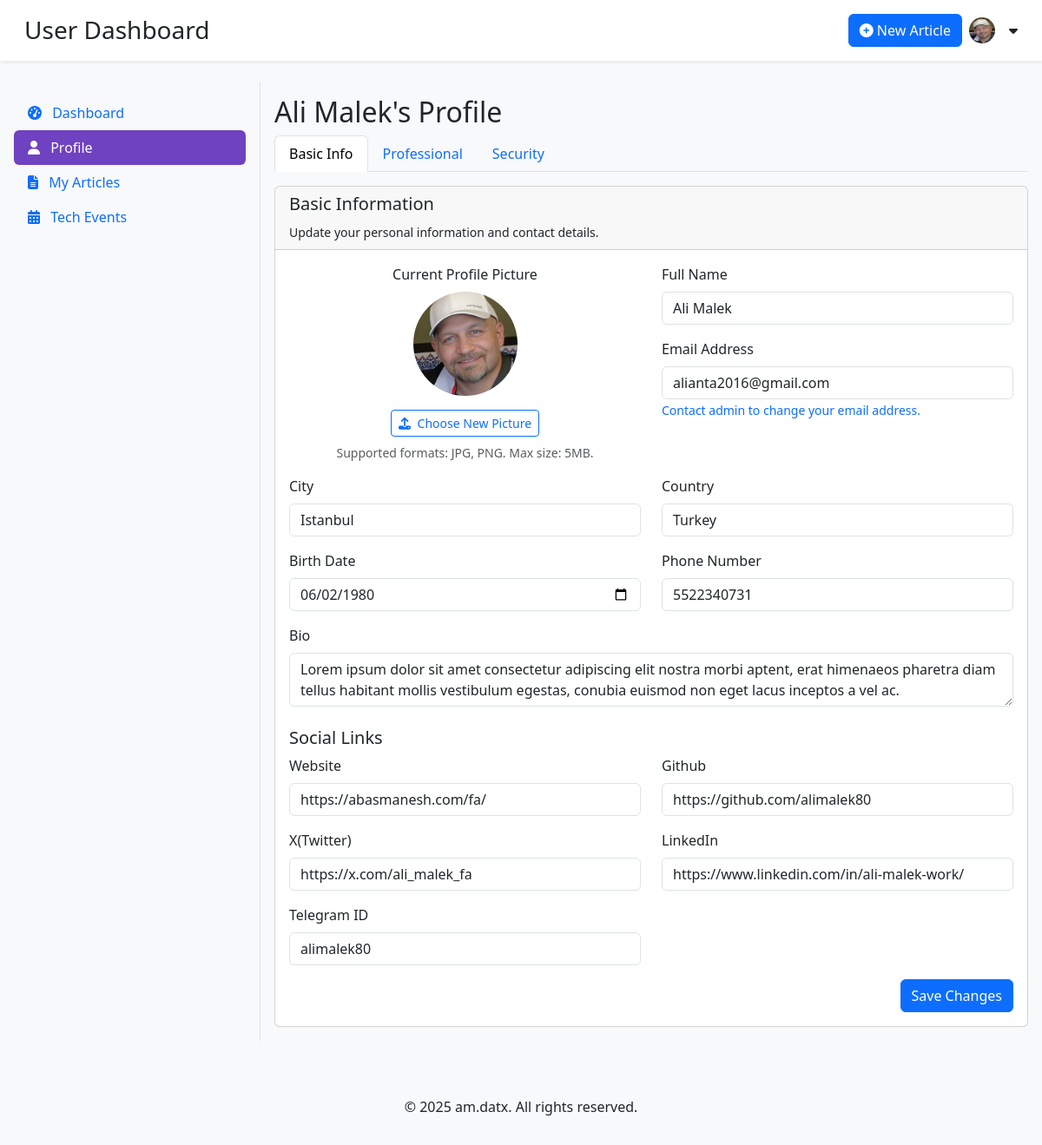
Page /dashboard/profile/ (signed in) on the committed database.
### accounts/models.py (models this page shows, shortened)
class CustomUser(AbstractBaseUser, PermissionsMixin):
    email = models.EmailField(unique=True)
    is_staff = models.BooleanField(default=False)
    is_active = models.BooleanField(default=False)
    date_joined = models.DateTimeField(default=timezone.now)
    email_verified = models.BooleanField(default=False)
    USERNAME_FIELD = "email"
    REQUIRED_FIELDS = []
    objects = CustomUserManager()

### dashboard/models.py (models this page shows, shortened)
class Profile(models.Model):
    user = models.OneToOneField(
        settings.AUTH_USER_MODEL,
        on_delete=models.CASCADE,
        related_name='profile'
    )
    image = models.ImageField(
        _('Profile Image'),
        upload_to=user_profile_image_path,
        blank=True,
        default='profiles/fallback-profile-image.jpg'
    )
    phone = models.CharField(_('phone'), max_length=20, blank=True)
    linkedin = models.URLField(_('LinkedIn'), blank=True)
    github = models.URLField(_('GitHub'), blank=True)
    website = models.URLField(_('Website'), blank=True)
    x_account = models.URLField(_('X (Twitter)'), blank=True)
    telegram = models.CharField(_('Telegram'), max_length=50, blank=True)
    city = models.CharField(_('City'), max_length=100, blank=True)
    country = models.CharField(_('Country'), blank=True, max_length=100)
    full_name = models.CharField(_('Full Name'), max_length=150, blank=True)
    birthdate = models.DateField(_('Birthdate'), max_length=100, blank=True, null=True)
    bio = models.TextField(_('Bio'), blank=True)

### dashboard/views.py (the view)
# urls.py: path('profile/', views.profile_view, name='profile_view'),
@login_required
def profile_view(request):
    profile = get_object_or_404(Profile, user=request.user)
    logger.info("🔥 profile_view: Request method: %s", request.method)
    if request.method == 'POST':
        logger.info("🔥 profile_view: Form submitted here (NOT edit_profile!)")
        form = ProfileForm(request.POST, request.FILES, instance=profile)
        if form.is_valid():
            logger.info("✅ Form is valid.")
            if 'image' in request.FILES:
                logger.info("🔄 Deleting old images for user: %s", request.user.id)
                delete_user_profile_images(request.user)
                messages.success(request, "Profile picture updated successfully.")
            form.save()
            messages.success(request, "Profile saved successfully.")
            return redirect('profile_view')
        else:
            logger.error("❌ Form is invalid.")
            logger.error(form.errors)
            messages.error(request, "Please fix the errors below.")
    else:
        form = ProfileForm(instance=profile)
    return render(request, 'dashboard/profile/view_profile.html', {
        'form': form,
        'profile': profile
    })

### dashboard/forms.py
class ProfileForm(forms.ModelForm):
    class Meta:
        model = Profile
        exclude = ['user']
        fields = [
            'image', 'full_name', 'phone', 'city', 'country',
            'birthdate', 'bio',
            'linkedin', 'github', 'website', 'x_account', 'telegram'
        ]
        labels = {
            'x_account': 'X(Twitter)',
            'image': 'Profile Image',
            'full_name': 'Full Name',
            'phone': 'Phone Number',
            'city': 'City',
            'country': 'Country',
            'birthdate': 'Birth Date',
            'bio': 'Bio',
            'linkedin': 'LinkedIn',
            'github': 'Github',
            'website': 'Website',
            'telegram': 'Telegram ID',
        }

### dashboard/templates/dashboard/profile/view_profile.html (shortened to what this page needs)
{% extends "base-dashboard.html" %}
{% load static %}
{% block content %}
<h2>{{ profile.full_name }}'s Profile</h2>
    <ul class="nav nav-tabs">
        <li class="nav-item">
            <a href="#basic-info" class="nav-link active" data-bs-toggle="tab">Basic Info</a>
        </li>
        <li class="nav-item">
            <a href="#professional" class="nav-link" data-bs-toggle="tab">Professional</a>
        </li>
        <li class="nav-item">
            <a href="#security" class="nav-link" data-bs-toggle="tab">Security</a>
        </li>
    </ul>
    <div class="tab-content mt-3">
        <div id="basic-info" class="tab-pane fade show active">
            {% include 'dashboard/profile/basic_info.html' %}
        </div>
    </div>
{% endblock %}

### templates/base-dashboard.html (shortened to what this page needs)
{% load static %}
<!DOCTYPE html>
<html lang="en">
<head>
    <link href="https://cdn.jsdelivr.net/npm/bootstrap@5.3.2/dist/css/bootstrap.min.css" rel="stylesheet">
    <link rel="stylesheet" href="https://cdnjs.cloudflare.com/ajax/libs/font-awesome/6.4.2/css/all.min.css">
    <link rel="stylesheet" href="{% static 'css/style_dashboard.css' %}">
</head>
<body>
<header class="bg-white shadow-sm p-3 mb-4">
    <div class="container-fluid">
        <div class="d-flex align-items-center justify-content-between">
            <h3 class="mb-0">User Dashboard</h3>
            <div class="d-flex align-items-center">
                <a href="#" class="btn btn-primary me-2"><i class="fas fa-plus-circle"></i> New Article</a>
                <div class="dropdown">
                    <a href="#" class="text-decoration-none text-dark d-flex align-items-center gap-2"
                       data-bs-toggle="dropdown">
                        <img src="{{ request.user.profile.image.url }}" alt="Profile Picture"
                             class="rounded-circle avatar-sm"/>
                        <i class="fas fa-caret-down"></i>
                    </a>
                </div>
            </div>
        </div>
    </div>
</header>
<div class="container-fluid">
    <div class="row">
        <aside class="col-md-3 bg-light p-3 border-end">
            <ul class="nav flex-column nav-pills">
                <li class="nav-item">
                    <a href="{% url 'dashboard_home' %}"
                       class="nav-link {% if 'dashboard_home' in request.resolver_match.view_name %}active{% endif %}">
                        <i class="fas fa-tachometer-alt me-2"></i> Dashboard
                    </a>
                </li>
                <li class="nav-item">
                    <a href="{% url 'profile_view' %}"
                       class="nav-link {% if 'profile_view' in request.resolver_match.view_name %}active{% endif %}">
                        <i class="fas fa-user me-2"></i> Profile
                    </a>
                </li>
                <li class="nav-item">
                    <a href="#" class="nav-link">
                        <i class="fas fa-file-alt me-2"></i> My Articles
                    </a>
                </li>
                <li class="nav-item">
                    <a href="#" class="nav-link">
                        <i class="fas fa-calendar-alt me-2"></i> Tech Events
                    </a>
                </li>
            </ul>
        </aside>
        <main class="col-md-9 p-3">
            {% block content %}{% endblock %}
        </main>
    </div>
</div>
<footer class="bg-light py-3 mt-5">
    <div class="container">
        <p class="text-center">&copy; {% now "Y" %} am.datx. All rights reserved.</p>
    </div>
</footer>
</body>
</html>

### dashboard/templates/dashboard/profile/basic_info.html (shortened to what this page needs)
<div class="card">
    <div class="card-header">
        <h5>Basic Information</h5>
        <small>Update your personal information and contact details.</small>
    </div>
    <div class="card-body">
        <form method="post" enctype="multipart/form-data">
            <div class="row mb-3">
                <div class="col-md-6 text-center">
                    <label class="form-label">Current Profile Picture</label><br>
                    <img id="image-preview"
                         src="{{ profile.image.url }}"
                         alt="Profile Picture"
                         class="rounded-circle mb-2"
                         style="width: 120px; height: 120px; object-fit: cover;">
                    <div class="mt-2">
                        <label for="id_image" class="btn btn-outline-primary btn-sm">
                            <i class="fas fa-upload me-1"></i> Choose New Picture
                        </label>
                    </div>
                    <small class="text-muted d-block mt-2">
                        Supported formats: JPG, PNG. Max size: 5MB.
                    </small>
                </div>
                <div class="col-md-6">
                    <div class="mb-3">
                        <label for="full_name" class="form-label">{{ form.full_name.label }}</label>
                        <input type="text" class="form-control" id="full_name" name="full_name"
                               value="{{ form.full_name.value|default_if_none:'' }}">
                    </div>
                    <div class="mb-3">
                        <label for="email_address" class="form-label">Email Address</label>
                        <input type="email" id="email_address" class="form-control" value="{{ request.user.email }}"
                               readonly>
                        <small class="text-muted">
                            <a href="mailto:admin@example.com?subject=Request%20to%20Change%20Email&body=Dear%20Admin,%0D%0AI%20would%20like%20to%20request%20a%20change%20to%20my%20email%20address.%0D%0ACurrent%20Email:%20{{ request.user.email }}%0D%0APlease%20let%20me%20know%20the%20next%20steps.%0D%0DThanks,%0D[Your%20Name]]"
                               class="text-decoration-none">
                                Contact admin to change your email address.
                            </a>
                        </small>
                    </div>
                </div>
            </div>
            <div class="row mb-3">
                <div class="col-md-6">
                    <label for="city" class="form-label">{{ form.city.label }}</label>
                    <input type="text" class="form-control" id="city" name="city"
                           value="{{ form.city.value|default_if_none:'' }}">
                </div>
                <div class="col-md-6">
                    <label for="country" class="form-label">{{ form.country.label }}</label>
                    <input type="text" class="form-control" id="country" name="country"
                           value="{{ form.country.value|default_if_none:'' }}">
                </div>
            </div>
            <div class="row mb-3">
                <div class="col-md-6">
                    <label for="id_birthdate" class="form-label">{{ form.birthdate.label }}</label>
                    <input type="date" class="form-control" id="id_birthdate" name="birthdate"
                           value="{% if form.birthdate.value %}{{ form.birthdate.value|date:'Y-m-d' }}{% endif %}">
                </div>
                <div class="col-md-6">
                    <label for="phone" class="form-label">{{ form.phone.label }}</label>
                    <input type="tel" class="form-control" id="phone" name="phone"
                           value="{{ form.phone.value|default_if_none:'' }}">
                </div>
            </div>
            <div class="mb-3">
                <label for="bio" class="form-label">{{ form.bio.label }}</label>
                <textarea id="bio" class="form-control" name="bio">{{ form.bio.value|default_if_none:'' }}</textarea>
            </div>
            <h5 class="mt-4">Social Links</h5>
            <div class="row mb-3">
                <div class="col-md-6">
                    <label for="website" class="form-label">{{ form.website.label }}</label>
                    <input type="url" class="form-control" id="website" name="website"
                           value="{{ form.website.value|default_if_none:'' }}">
                </div>
                <div class="col-md-6">
                    <label for="github" class="form-label">{{ form.github.label }}</label>
                    <input type="url" class="form-control" id="github" name="github"
                           value="{{ form.github.value|default_if_none:'' }}">
                </div>
            </div>
            <div class="row mb-3">
                <div class="col-md-6">
                    <label for="x_account" class="form-label">{{ form.x_account.label }}</label>
                    <input type="url" class="form-control" id="x_account" name="x_account"
                           value="{{ form.x_account.value|default_if_none:'' }}">
                </div>
                <div class="col-md-6">
                    <label for="linkedin" class="form-label">{{ form.linkedin.label }}</label>
                    <input type="url" class="form-control" id="linkedin" name="linkedin"
                           value="{{ form.linkedin.value|default_if_none:'' }}">
                </div>
            </div>
            <div class="row mb-3">
                <div class="col-md-6">
                    <label for="id_telegram" class="form-label">{{ form.telegram.label }}</label>
                    <input type="text" class="form-control" id="id_telegram" name="telegram"
                           value="{{ form.telegram.value|default_if_none:'' }}"
                           placeholder="e.g., @username or 123456789">
                </div>
            </div>
            <button type="submit" class="btn btn-primary float-end">Save Changes</button>
        </form>
    </div>
</div>

### static/css/style_dashboard.css (style rules this page uses)
body { background-color: #f8f9fa; }
.avatar-sm { width: 30px; height: 30px; }
.nav-pills .nav-link.active { background-color: #6f42c1; color: white; }

### rows in the picture
CustomUser: user.profile.image (picture), user.email "alianta2016@gmail.com"
Profile: full_name "Ali Malek", image (picture), city "Istanbul", country "Turkey", birthdate "06/02/1980", phone "5522340731", bio "Lorem ipsum dolor sit amet consectetur adipiscing elit nostra morbi aptent, erat himenaeos pharetra diam tellus habitant mollis vestibulum egestas, conubia euismod non eget lacus inceptos a vel ac.", website "https://abasmanesh.com/fa/", github "https://github.com/alimalek80", x_account "https://x.com/ali_malek_fa", linkedin "https://www.linkedin.com/in/ali-malek-work/", telegram "alimalek80"
